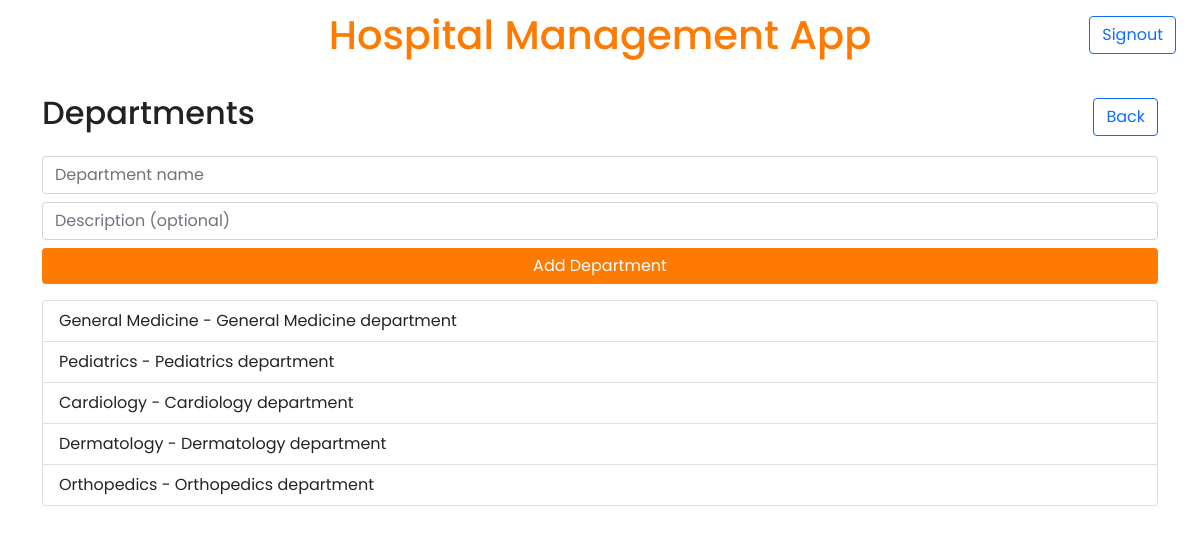
The page /admin/departments (signed in) on the database its author committed.
### backend/models.py (models this page shows)
class Department(db.Model):
  __tablename__ = 'departments'
  id = db.Column(db.Integer, primary_key=True)
  name = db.Column(db.String, unique=True, nullable=False)
  description = db.Column(db.String)
  doctors = db.relationship('Doctor', backref='specialization_obj', lazy='dynamic', passive_deletes=True)

### backend/controller.py (the view, shortened to what this page needs)
    @app.route('/admin/departments', methods=['GET', 'POST'])
    def route_show_admin_departments():
        departments = Department.query.with_entities(Department.id, Department.name, Department.description).all()
        return render_template('admin/departments_list.html', departments=departments)

### templates/admin/departments_list.html (shortened to what this page needs)
{% extends "base.html" %}
{% block main_content %}
<div class="d-flex justify-content-between align-items-center mb-3">
  <h2>Departments</h2>
  <a class="btn btn-outline-primary" href="{{ url_for('route_show_admin_dashboard') }}">Back</a>
</div>
<form method="post" class="mb-3">
  <div class="mb-2"><input name="department_name" class="form-control" placeholder="Department name" required></div>
  <div class="mb-2"><input name="department_description" class="form-control" placeholder="Description (optional)"></div>
  <div class="d-grid"><button class="btn btn-primary-action" type="submit">Add Department</button></div>
</form>
<ul class="list-group">
  {% for dept in departments %}
  <li class="list-group-item">{{ dept.name }} - {{ dept.description or '' }}</li>
  {% endfor %}
</ul>
{% endblock %}

### static/css/style.css (style rules this page uses)
:root { --primary-orange: #ff7a00; --primary-orange-dark: #e66800; --neutral-muted: #6c757d; --available-green: #d4f7d4; --unavailable-red: #ffd6d6; }
body { background-color: #ffffff; color: #222222; font-family: 'Poppins', sans-serif; }
.btn-primary-action { background-color: var(--primary-orange); color: #ffffff; border: none; }

### rows shown on the page
Department: name "General Medicine", description "General Medicine department"
Department: name "Pediatrics", description "Pediatrics department"
Department: name "Cardiology", description "Cardiology department"
Department: name "Dermatology", description "Dermatology department"
Department: name "Orthopedics", description "Orthopedics department"
